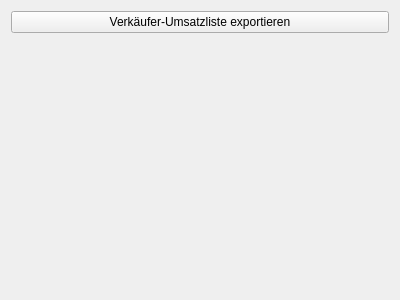
<?xml version="1.0" encoding="UTF-8"?>
<ui version="4.0">
 <class>ExcelExport</class>
 <widget class="QWidget" name="ExcelExport">
  <property name="geometry">
   <rect>
    <x>0</x>
    <y>0</y>
    <width>400</width>
    <height>300</height>
   </rect>
  </property>
  <property name="windowTitle">
   <string>Form</string>
  </property>
  <layout class="QVBoxLayout" name="verticalLayout">
   <item>
    <widget class="QPushButton" name="pushButtonExportSalesPerSeller">
     <property name="text">
      <string>Verkäufer-Umsatzliste exportieren</string>
     </property>
    </widget>
   </item>
   <item>
    <spacer name="verticalSpacer">
     <property name="orientation">
      <enum>Qt::Vertical</enum>
     </property>
     <property name="sizeHint" stdset="0">
      <size>
       <width>20</width>
       <height>40</height>
      </size>
     </property>
    </spacer>
   </item>
  </layout>
 </widget>
 <resources/>
 <connections/>
</ui>
